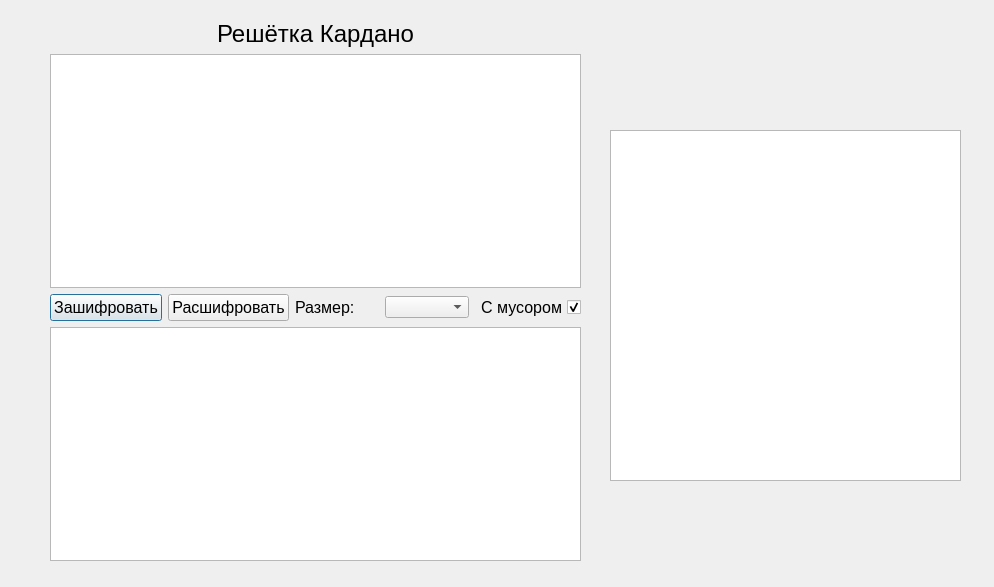
<?xml version="1.0" encoding="UTF-8"?>
<ui version="4.0">
 <class>CardanoGrille</class>
 <widget class="QDialog" name="CardanoGrille">
  <property name="geometry">
   <rect>
    <x>0</x>
    <y>0</y>
    <width>994</width>
    <height>587</height>
   </rect>
  </property>
  <property name="windowTitle">
   <string>Cardano Grille</string>
  </property>
  <widget class="QWidget" name="verticalLayoutWidget_3">
   <property name="geometry">
    <rect>
     <x>50</x>
     <y>20</y>
     <width>531</width>
     <height>541</height>
    </rect>
   </property>
   <layout class="QVBoxLayout" name="verticalLayout_4">
    <item>
     <widget class="QLabel" name="label_2">
      <property name="font">
       <font>
        <pointsize>18</pointsize>
       </font>
      </property>
      <property name="text">
       <string>Решётка Кардано</string>
      </property>
      <property name="alignment">
       <set>Qt::AlignCenter</set>
      </property>
     </widget>
    </item>
    <item>
     <layout class="QHBoxLayout" name="horizontalLayout_2">
      <item>
       <layout class="QVBoxLayout" name="verticalLayout">
        <item>
         <widget class="QTextEdit" name="input">
          <property name="font">
           <font>
            <pointsize>14</pointsize>
           </font>
          </property>
         </widget>
        </item>
        <item>
         <layout class="QHBoxLayout" name="horizontalLayout">
          <item>
           <widget class="QPushButton" name="encode">
            <property name="font">
             <font>
              <pointsize>12</pointsize>
             </font>
            </property>
            <property name="text">
             <string>Зашифровать</string>
            </property>
           </widget>
          </item>
          <item>
           <widget class="QPushButton" name="decode">
            <property name="font">
             <font>
              <pointsize>12</pointsize>
             </font>
            </property>
            <property name="text">
             <string>Расшифровать</string>
            </property>
           </widget>
          </item>
          <item>
           <widget class="QLabel" name="label">
            <property name="font">
             <font>
              <pointsize>12</pointsize>
             </font>
            </property>
            <property name="text">
             <string>Размер:</string>
            </property>
           </widget>
          </item>
          <item>
           <widget class="QComboBox" name="size"/>
          </item>
          <item>
           <widget class="QCheckBox" name="jambled">
            <property name="font">
             <font>
              <pointsize>12</pointsize>
              <kerning>true</kerning>
             </font>
            </property>
            <property name="contextMenuPolicy">
             <enum>Qt::PreventContextMenu</enum>
            </property>
            <property name="layoutDirection">
             <enum>Qt::RightToLeft</enum>
            </property>
            <property name="text">
             <string>С мусором</string>
            </property>
            <property name="checked">
             <bool>true</bool>
            </property>
           </widget>
          </item>
         </layout>
        </item>
        <item>
         <widget class="QTextEdit" name="output">
          <property name="font">
           <font>
            <pointsize>14</pointsize>
           </font>
          </property>
          <property name="readOnly">
           <bool>true</bool>
          </property>
         </widget>
        </item>
       </layout>
      </item>
     </layout>
    </item>
   </layout>
  </widget>
  <widget class="QTableWidget" name="grille">
   <property name="geometry">
    <rect>
     <x>610</x>
     <y>130</y>
     <width>351</width>
     <height>351</height>
    </rect>
   </property>
   <property name="font">
    <font>
     <pointsize>12</pointsize>
    </font>
   </property>
  </widget>
 </widget>
 <resources/>
 <connections/>
</ui>
